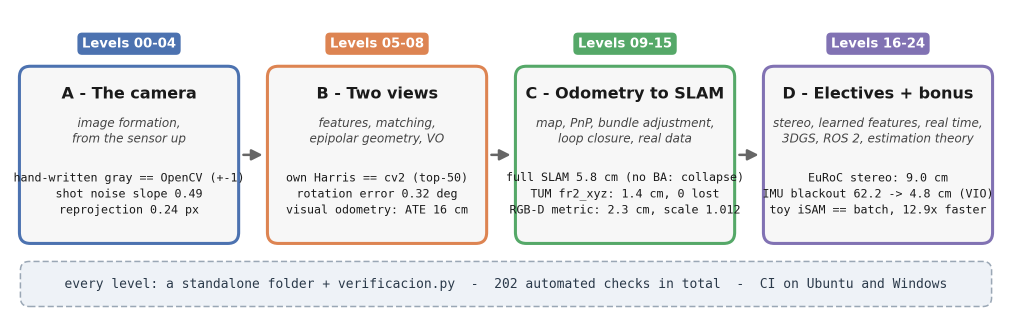
#> input picture paper/arco_del_curso.png, 2023 x 640 px, given as the content of the folder nivel_05_caracteristicas/data/rgbd_dataset_freiburg1_xyz/rgb, which was not available (shown at 1/2 size)
$ python 05_caracteristicas.py   (older library calls are emulated)
#> lines starting #> are read from the running program, lines starting #| are printed output that depends on the picture; after the words box and inside, x2 and y2 are one past the last pixel; in counts of white or black regions, pixels touching at a corner belong together; pictures that were not available may be replaced by others from this repository, and a replacement may not be noted
#| Imagen: arco_del_curso.png  (2023x640)
#!/usr/bin/env python3
"""
Nivel 05 — Características
==========================

Tres experimentos, de la teoría a la medición:

    1. Harris A MANO en numpy, verificado contra cv2.cornerHarris
    2. Comparador de detectores: GFTT vs ORB vs SIFT (conteos y tiempos)
    3. Invarianza MEDIDA: repetibilidad bajo rotación de 30 grados y escala 0.5x

Uso:
    python 05_caracteristicas.py                 # primer frame del dataset
    python 05_caracteristicas.py --root <secuencia_TUM>
    python 05_caracteristicas.py --imagen foto.png
"""

from __future__ import annotations

import argparse
import time
from pathlib import Path

import cv2
import numpy as np

AQUI = Path(__file__).resolve().parent
DATASET_DEFAULT = AQUI / "data" / "rgbd_dataset_freiburg1_xyz"


def encontrar_imagen(args) -> Path:
    if args.imagen:
        return Path(args.imagen)
    root = Path(args.root) if args.root else DATASET_DEFAULT
    rgb = sorted((root / "rgb").glob("*.png"))
    if not rgb:
        raise SystemExit(f"No hay imagenes en {root / 'rgb'}. "
                         "Corre `python descarga_datos.py` o pasa --imagen/--root.")
    return rgb[0]


# ───────────────────────── 1 · Harris a mano ─────────────────────────────────

def harris_a_mano(gray: np.ndarray, block: int = 3, ksize: int = 3,
                  k: float = 0.04) -> np.ndarray:
    """Mapa de respuesta de Harris, calculado a mano con numpy + Sobel.

    ─── La matemática: el tensor de estructura ───
    ¿Cuánto cambia el parche alrededor de (x, y) si lo desplazo (u, v)?
    Con Taylor a primer orden, I(x+u, y+v) ≈ I + Ix·u + Iy·v, y la suma de
    diferencias cuadráticas sobre la ventana W queda como forma cuadrática:

        E(u, v) ≈ [u v] · M · [u v]ᵀ ,   M = Σ_W [Ix²   Ix·Iy]
                                                 [Ix·Iy   Iy²]

    M (el TENSOR DE ESTRUCTURA) resume la geometría local. Sus autovalores
    λ1 ≥ λ2 miden el contraste en las dos direcciones principales:

        zona plana:  λ1 ≈ λ2 ≈ 0     (moverse no cambia nada)
        borde:       λ1 ≫ λ2 ≈ 0     (deslizarse A LO LARGO no cambia nada:
                                      el problema de APERTURA)
        esquina:     λ1, λ2 grandes  (cualquier movimiento se nota)

    Calcular autovalores por píxel es caro; Harris (1988) propuso el proxy

        R = det(M) − k·tr(M)²  =  λ1·λ2 − k·(λ1+λ2)²

    que es grande solo si AMBOS autovalores lo son (k ≈ 0.04, empírico).
    Shi-Tomasi (el "GFTT" de OpenCV) usa directamente min(λ1, λ2) — mismo
    espíritu, umbral más interpretable.
    """
#> called with block = 3, ksize = 3, k = 0.04
    g = gray.astype(np.float32)
    # Gradientes por Sobel (mismo operador que usa cv2.cornerHarris).
    Ix = cv2.Sobel(g, cv2.CV_32F, 1, 0, ksize=ksize)
    Iy = cv2.Sobel(g, cv2.CV_32F, 0, 1, ksize=ksize)
    # La suma sobre la ventana W es un filtro de caja SIN normalizar
    # (block x block), igual que blockSize en cv2.cornerHarris.
    Ixx = cv2.boxFilter(Ix * Ix, -1, (block, block), normalize=False)
    Iyy = cv2.boxFilter(Iy * Iy, -1, (block, block), normalize=False)
    Ixy = cv2.boxFilter(Ix * Iy, -1, (block, block), normalize=False)

    det = Ixx * Iyy - Ixy * Ixy
    tr = Ixx + Iyy
    return det - k * tr * tr


def top_esquinas(R: np.ndarray, n: int = 50, radio_nms: int = 5) -> np.ndarray:
    """Las n esquinas más fuertes con supresión de no-máximos.

    Un máximo local es un píxel que iguala al máximo de su vecindario
    (dilatación morfológica): sin esto, las n mejores respuestas serían n
    píxeles pegados de LA MISMA esquina.
    """
#> called with n = 50, radio_nms = 5
    vecindario = cv2.dilate(R, np.ones((radio_nms, radio_nms), np.uint8))
    es_maximo = (R == vecindario) & (R > 0)
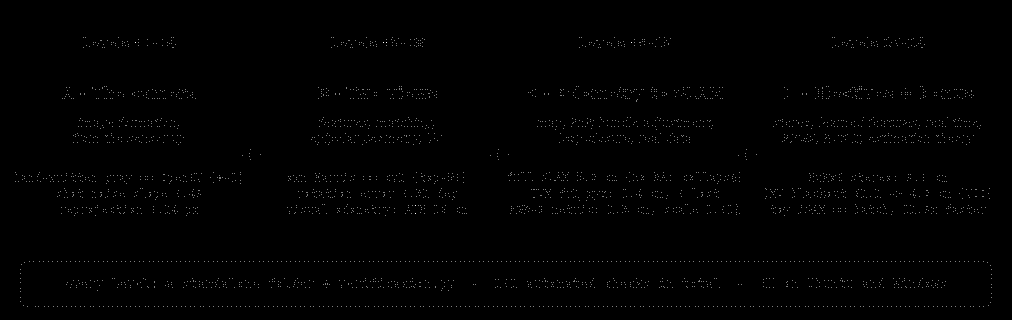
#> es_maximo: shape (640, 2023) bool (shown at 1/2 size); 0.27% white in thin lines or dots, all inside (x1, y1, x2, y2) = (30, 75, 1984, 614)
    ys, xs = np.nonzero(es_maximo)
#> ys = 3468 values from 75 to 613; xs = 3468 values, max 1983 at index 2789, min 30 at index 1371, mean 1057.2
    orden = np.argsort(R[ys, xs])[::-1][:n]
#> orden = 50 values, max 2500 at index 45, min 1384 at index 31, mean 1990.4
    return np.stack([xs[orden], ys[orden]], axis=1)  # (n, 2) en (x, y)


def coincidencia(pts_a: np.ndarray, pts_b: np.ndarray, radio: float = 3.0) -> float:
    """Fracción de puntos de A que tienen un punto de B a menos de `radio` px."""
    if len(pts_a) == 0 or len(pts_b) == 0:
        return 0.0
    d = np.linalg.norm(pts_a[:, None, :] - pts_b[None, :, :], axis=2)
    return float((d.min(axis=1) < radio).mean())


# ─────────────────── 3 · repetibilidad (invarianza medida) ───────────────────

def repetibilidad(gray: np.ndarray, detectar, M: np.ndarray,
                  radio: float = 2.0) -> float:
    """% de keypoints re-detectados tras transformar la imagen con M (2x3 afín).

    Detecta en la imagen original y en la transformada; mapea los segundos de
    vuelta con la inversa de M y cuenta cuántos originales tienen un
    re-detectado a < radio px. Solo cuentan los originales cuya posicion
    transformada cae DENTRO de la imagen (la rotación recorta las esquinas).
    """
    h, w = gray.shape
    pts0 = detectar(gray)
    warped = cv2.warpAffine(gray, M, (w, h))
    pts1 = detectar(warped)
    if len(pts0) == 0 or len(pts1) == 0:
        return 0.0

    # ¿Qué originales siguen visibles tras la transformación?
    pts0_h = np.hstack([pts0, np.ones((len(pts0), 1))])
    pts0_en_warp = pts0_h @ M.T                       # (n, 2)
    visibles = ((pts0_en_warp[:, 0] >= 0) & (pts0_en_warp[:, 0] < w) &
                (pts0_en_warp[:, 1] >= 0) & (pts0_en_warp[:, 1] < h))
    if visibles.sum() == 0:
        return 0.0

    # Los detectados en la imagen transformada, de vuelta al marco original.
    M_inv = cv2.invertAffineTransform(M)
    pts1_h = np.hstack([pts1, np.ones((len(pts1), 1))])
    pts1_orig = pts1_h @ M_inv.T

    d = np.linalg.norm(pts0[visibles][:, None, :] - pts1_orig[None, :, :], axis=2)
    return float((d.min(axis=1) < radio).mean())


def como_detector(objeto_cv2):
    """Adapta un detector de OpenCV a 'imagen -> array (n,2) de posiciones'."""
    def detectar(gray):
        kps = objeto_cv2.detect(gray, None)
        return np.array([kp.pt for kp in kps]) if kps else np.zeros((0, 2))
    return detectar


# ─────────────────────────────── programa ────────────────────────────────────

def main() -> int:
    parser = argparse.ArgumentParser(description="Nivel 05: caracteristicas")
    parser.add_argument("--imagen")
    parser.add_argument("--root")
    args = parser.parse_args()

    ruta = encontrar_imagen(args)
    gray = cv2.imread(str(ruta), cv2.IMREAD_GRAYSCALE)
    salida = AQUI / "salida"
    salida.mkdir(exist_ok=True)
    print(f"Imagen: {ruta.name}  ({gray.shape[1]}x{gray.shape[0]})\n")

    # ── 1 · Harris a mano vs cv2 (el patron del curso: implementar y verificar)
    R_mano = harris_a_mano(gray)
    R_cv2 = cv2.cornerHarris(gray.astype(np.float32), blockSize=3, ksize=3, k=0.04)
    top_mano = top_esquinas(R_mano, 50)
#> top_mano = 50 pairs, first value 132 to 1846, second value 346 to 426
    top_cv2 = top_esquinas(R_cv2, 50)
#> top_cv2 has the same summary as top_mano
    coinc = coincidencia(top_mano, top_cv2)
#> coinc = 1
    print(f"1. Harris a mano vs cv2.cornerHarris (top-50 esquinas, radio 3 px):")
    print(f"   coincidencia = {100*coinc:.0f}%  (>=80% es exito)")
#|    coincidencia = 100%  (>=80% es exito)

    vis = cv2.cvtColor(gray, cv2.COLOR_GRAY2BGR)
    for x, y in top_cv2:
        cv2.circle(vis, (int(x), int(y)), 6, (0, 165, 255), 1)   # cv2: naranja
#> this loop made 50 passes
#> (x, y) on passes 1 to 12: (1846, 354), (1361, 386), (809, 386), (1445, 418), (355, 386), (306, 418), (914, 354), (1020, 347), (1221, 393), (1263, 393), (1221, 384), (1193, 416)
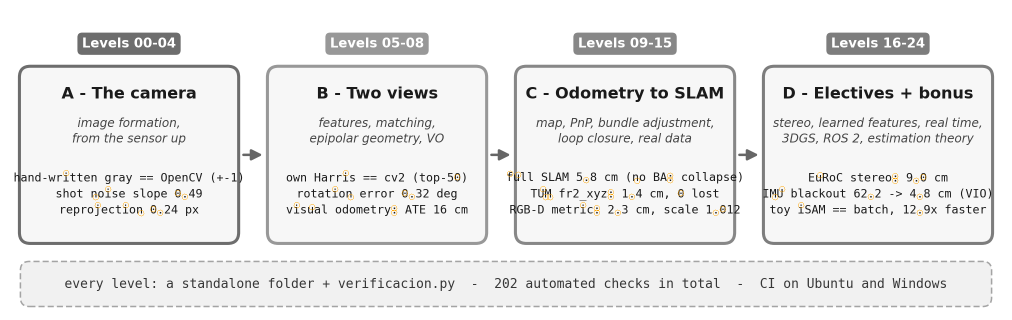
#> vis: shape (640, 2023, 3) (shown at 1/2 size); mean B, G, R 234.4, 234.6, 234.7
    for x, y in top_mano:
        cv2.circle(vis, (int(x), int(y)), 2, (0, 255, 0), -1)    # propio: verde
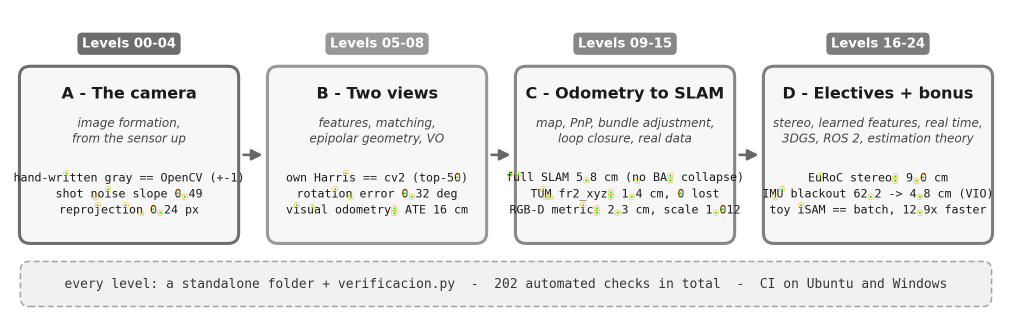
#> vis: shape (640, 2023, 3) (shown at 1/2 size); 0.05% of pixels changed, all inside (x1, y1, x2, y2) = (130, 344, 1849, 429)
    cv2.imwrite(str(salida / "harris_propio_vs_cv2.png"), vis)

    # ── 2 · Comparador de detectores ──────────────────────────────────────────
    detectores = {
        "gftt": cv2.GFTTDetector_create(maxCorners=1000, qualityLevel=0.01),
        "orb": cv2.ORB_create(nfeatures=2000),
        "sift": cv2.SIFT_create(nfeatures=2000),
    }
    print("\n2. Detectores sobre el mismo frame:")
    print(f"   {'detector':8s} {'kps':>6s} {'ms':>7s}")
    paneles = []
    for nombre, det in detectores.items():
        t0 = time.perf_counter()
        kps = det.detect(gray, None)
        ms = 1000 * (time.perf_counter() - t0)
        print(f"   {nombre:8s} {len(kps):6d} {ms:7.1f}")
        panel = cv2.drawKeypoints(gray, kps, None, color=(0, 255, 0))
        cv2.putText(panel, f"{nombre}: {len(kps)}", (8, 24),
                    cv2.FONT_HERSHEY_SIMPLEX, 0.7, (0, 255, 255), 2)
        paneles.append(panel)
#> this loop made 3 passes
#> nombre on passes 1 to 3: 'gftt', 'orb', 'sift'
#|    gftt       1000    31.5
#|    orb        2000    30.9
#|    sift       2000   325.7
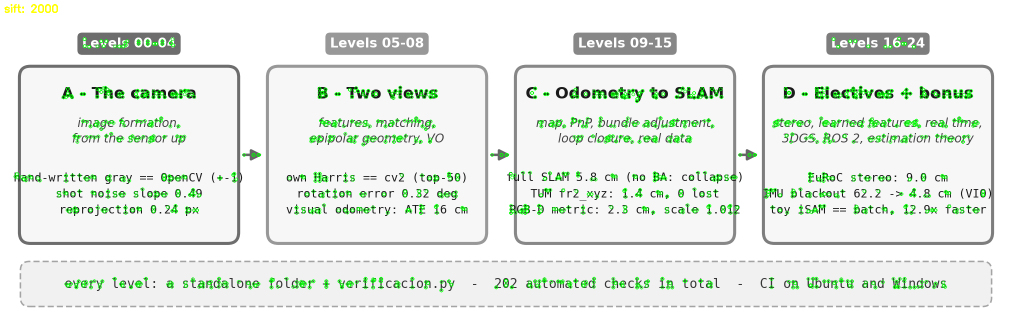
#> panel: shape (640, 2023, 3) (shown at 1/2 size); mean of channels 0, 1, 2 230.4, 236.8, 230.6; drawn as B, G, R
#> after the loop, paneles = 3 items
    cv2.imwrite(str(salida / "detectores.png"), np.hstack(paneles))
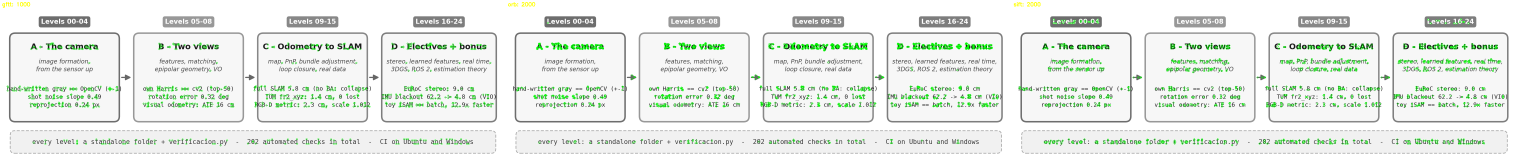
#> saved as detectores.png: shape (640, 6069, 3) (shown at 1/4 size); mean B, G, R 231, 236.5, 231.1

    # ── 3 · Invarianza medida (repetibilidad) ─────────────────────────────────
    h, w = gray.shape
#> h = 640; w = 2023
    M_rot = cv2.getRotationMatrix2D((w / 2, h / 2), 30.0, 1.0)   # rotar 30 grados
#> M_rot = [[0.866, 0.5, -24.48], [-0.5, 0.866, 548.6]]
    M_esc = cv2.getRotationMatrix2D((w / 2, h / 2), 0.0, 0.5)    # escalar 0.5x
#> M_esc = [[0.5, 0, 505.8], [0, 0.5, 160]]
    print("\n3. Repetibilidad (% de kps re-detectados a <2 px):")
    print(f"   {'detector':8s} {'rot 30':>8s} {'esc 0.5':>8s}")
    for nombre, det in detectores.items():
        f = como_detector(det)
        r_rot = repetibilidad(gray, f, M_rot)
        r_esc = repetibilidad(gray, f, M_esc)
        print(f"   {nombre:8s} {100*r_rot:7.0f}% {100*r_esc:7.0f}%")
#> this loop made 3 passes
#> (nombre, r_rot, r_esc) on passes 1 to 3: ('gftt', 0.956, 0.345), ('orb', 0.695, 0.492), ('sift', 0.85, 0.209)
#|    gftt          96%      34%
#|    orb           69%      49%
#|    sift          85%      21%
#> pass 1, in repetibilidad, `warped = cv2.warpAffine(gray, M, (w, h))`:
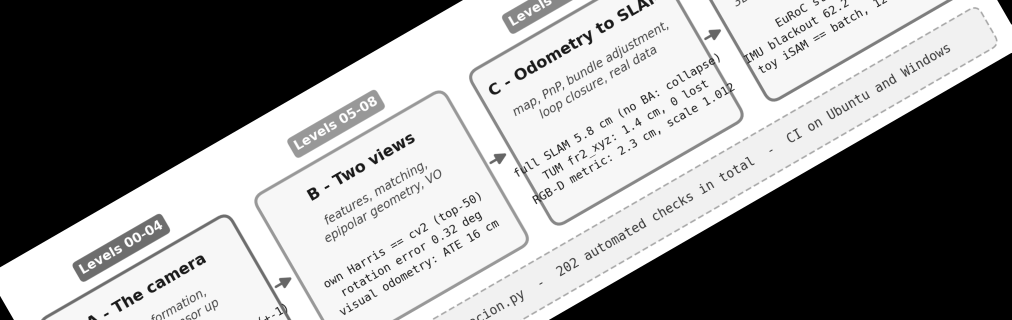
#> warped: shape (640, 2023) (shown at 1/2 size); min 0, max 255, mean 144.5
#> pass 1, in repetibilidad (call 2), `d = np.linalg.norm(pts0[visibles][:, None, :] - pts1_orig[None, :, :],..`:
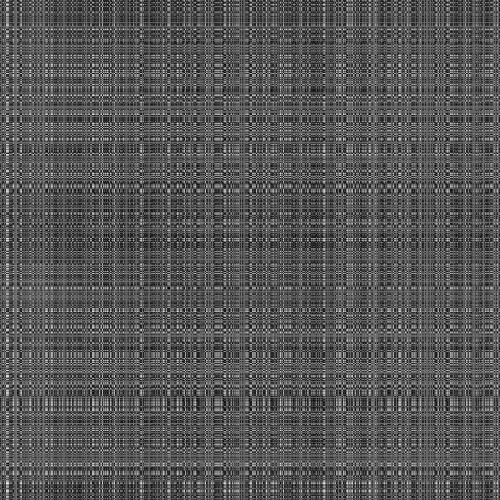
#> d: shape (1000, 1000) float64 (shown at 1/2 size); min 0.5, max 2022.8, mean 688.6; drawn with min black and max white
    print("   (Medido, no asumido: ORB — esquinas FAST en piramide — es el que")
    print("    mejor sobrevive a media resolucion. Y ojo con SIFT: 'invariante")
    print("    a escala' significa que EMPAREJA entre escalas, no que re-detecte")
    print("    los mismos puntos — sus blobs mas finos ya no existen a 0.5x,")
    print("    la informacion desaparecio con los pixeles. Ver EJERCICIOS 3.)")

    print(f"\nGuardado en {salida}: harris_propio_vs_cv2.png, detectores.png")
    print("Ahora corre `python verificacion.py`.")
    return 0


if __name__ == "__main__":
    raise SystemExit(main())
#> (the program exits here)
